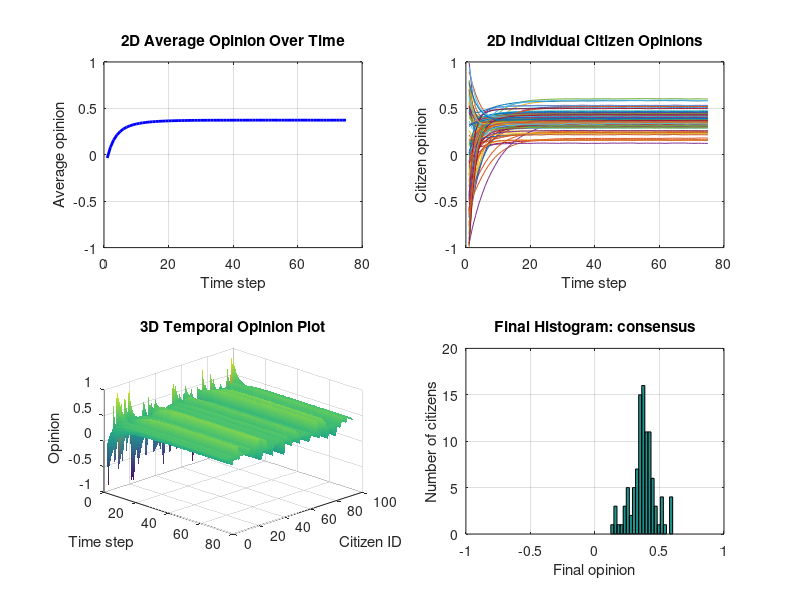

Write MATLAB code to recreate this figure.
% This script simulates how opinions change in a social network.
% Run it from this folder with:
%   octave strong_expert.m

clear;
clc;

fprintf('Opinion Dynamics ABM: AI Learning Assistants\n');
script_file = mfilename('fullpath');
if isempty(script_file)
    script_dir = pwd;
else
    script_dir = fileparts(script_file);
end

output_dir = fullfile(script_dir, '..', 'results');
if exist(output_dir, 'dir') ~= 7
    mkdir(output_dir);
end

scenario_name = 'strong_expert';
fprintf('Scenario: %s\n', scenario_name);

    % These values set the population size and simulation length.
    N = 100;             % The number of citizens is within the required range.
    I = 5;               % The number of influencers is within the required range.
    E = 3;               % The number of education experts is within the required range.
    time_steps = 75;     % The number of time steps is within the required range.

    seed = 2133;

    % These probabilities control how connected the agents are.
    p_cc = 0.08;         % This controls citizen-to-citizen links.
    p_ci = 0.45;         % This controls citizen-to-influencer links.
    p_ce = 0.30;         % This controls citizen-to-expert links.

    % These rates control how strongly opinions move after interaction.
    alpha = 0.05;        % This controls direct citizen influence.
    beta = 0.12;         % This controls neighbour averaging.
    gamma = 0.10;        % This controls expert influence.
    delta = 0.10;        % This controls influencer influence.

    % These values give different agent roles different influence levels.
    citizen_influence = 0.35;
    influencer_strength_value = 1.25;
    expert_strength = 0.75;

    % These ranges describe how much citizens trust each connected agent type.
    trust_cc_min = 0.25;
    trust_cc_max = 0.75;
    trust_ci_min = 0.35;
    trust_ci_max = 0.80;
    trust_ce_min = 0.60;
    trust_ce_max = 0.95;

    seed = 2135;
    gamma = 0.25;
    expert_strength = 1.25;
    p_ce = 0.40;
    trust_ce_min = 0.80;
    trust_ce_max = 1.00;

    fprintf('  agents: citizens=%d, influencers=%d, experts=%d, time steps=%d\n', ...
            N, I, E, time_steps);
    fprintf('  network probabilities: citizen=%.2f, influencer=%.2f, expert=%.2f\n', ...
            p_cc, p_ci, p_ce);
    fprintf('  update rates: alpha=%.2f, beta=%.2f, gamma=%.2f, delta=%.2f\n', ...
            alpha, beta, gamma, delta);

    % The initial opinions and fixed role opinions are created here.
    rand('seed', seed);
    randn('seed', seed);

    % Citizen opinions begin with a mix of negative, neutral, and positive views.
    O_citizens = -1 + 2 * rand(N, 1);

    % Influencers are given stronger opinions so their social effect can be tested.
    base_influencer_opinions = [0.95; 0.90; -0.95; -0.90; 0.95; -0.90; 0.70; -0.70; 0.80; -0.75];
    O_influencers = base_influencer_opinions(1:I);

    % Experts are kept closer to balanced or moderately supportive opinions.
    base_expert_opinions = [0.35; 0.45; 0.50; 0.25; 0.55];
    O_experts = base_expert_opinions(1:E);

    citizen_influence_vector = citizen_influence * ones(N, 1);
    influencer_strength = influencer_strength_value * ones(I, 1);

    % The social network and trust values are generated randomly for each scenario.
    rand('seed', seed + 1000);
    randn('seed', seed + 1000);

    A_cc = double(rand(N, N) < p_cc);
    A_cc = A_cc - diag(diag(A_cc));       % Citizens should not connect to themselves.

    A_ci = double(rand(N, I) < p_ci);
    A_ce = double(rand(N, E) < p_ce);

    T_cc = (trust_cc_min + (trust_cc_max - trust_cc_min) * rand(N, N)) .* A_cc;
    T_ci = (trust_ci_min + (trust_ci_max - trust_ci_min) * rand(N, I)) .* A_ci;
    T_ce = (trust_ce_min + (trust_ce_max - trust_ce_min) * rand(N, E)) .* A_ce;

    % The simulation stores both individual opinions and the population average.
    O = O_citizens;
    opinion_history = zeros(time_steps, N);
    average_history = zeros(time_steps, 1);

    opinion_history(1, :) = O';
    average_history(1) = mean(O);

    for t = 2:time_steps
        O_new = O;

        for i = 1:N
            current_opinion = O(i);

            % A citizen may be directly influenced by one connected citizen.
            neighbours = find(A_cc(i, :) > 0);
            if isempty(neighbours)
                direct_effect = 0;
                average_effect = 0;
            else
                selected_position = ceil(rand * length(neighbours));
                j = neighbours(selected_position);
                trust_ij = T_cc(i, j);

                direct_effect = alpha ...
                              * trust_ij ...
                              * citizen_influence_vector(j) ...
                              * (O(j) - O(i));

                mean_neighbour_opinion = mean(O(neighbours));
                average_effect = beta * (mean_neighbour_opinion - O(i));
            end

            % Connected experts pull opinions toward a more balanced position.
            connected_experts = find(A_ce(i, :) > 0);
            if isempty(connected_experts)
                expert_effect = 0;
            else
                trust_expert = mean(T_ce(i, connected_experts));
                mean_expert_opinion = mean(O_experts(connected_experts));
                expert_effect = gamma ...
                              * trust_expert ...
                              * expert_strength ...
                              * (mean_expert_opinion - current_opinion);
            end

            % Connected influencers can move opinions more strongly.
            connected_influencers = find(A_ci(i, :) > 0);
            if isempty(connected_influencers)
                influencer_effect = 0;
            else
                trust_influencer = mean(T_ci(i, connected_influencers));
                mean_influencer_opinion = mean(O_influencers(connected_influencers));
                mean_influencer_strength = mean(influencer_strength(connected_influencers));
                influencer_effect = delta ...
                                  * trust_influencer ...
                                  * mean_influencer_strength ...
                                  * (mean_influencer_opinion - current_opinion);
            end

            O_new(i) = current_opinion ...
                     + direct_effect ...
                     + average_effect ...
                     + expert_effect ...
                     + influencer_effect;
        end

        % Opinion values are kept inside the allowed range.
        O = max(-1, min(1, O_new));
        opinion_history(t, :) = O';
        average_history(t) = mean(O);
    end

    final_opinions = O;

    % Summary values are used to classify the final opinion pattern.
    final_mean = mean(final_opinions);
    final_std = std(final_opinions);
    final_min = min(final_opinions);
    final_max = max(final_opinions);

    share_positive = mean(final_opinions > 0.35);
    share_negative = mean(final_opinions < -0.35);
    share_neutral = mean(abs(final_opinions) <= 0.20);

    same_sign_links = 0;
    total_links = 0;

    for i = 1:length(final_opinions)
        neighbours = find(A_cc(i, :) > 0);
        for k = 1:length(neighbours)
            j = neighbours(k);
            if sign(final_opinions(i)) == sign(final_opinions(j))
                same_sign_links = same_sign_links + 1;
            end
            total_links = total_links + 1;
        end
    end

    if total_links == 0
        echo_score = 0;
    else
        echo_score = same_sign_links / total_links;
    end

    if final_std < 0.15 && abs(final_mean) > 0.35
        classification = 'consensus';
    elseif share_positive > 0.20 && share_negative > 0.20 && final_std > 0.35
        classification = 'polarization';
    elseif echo_score > 0.65 && final_std > 0.25
        classification = 'echo_chambers';
    elseif final_std > 0.45
        classification = 'fragmentation';
    elseif share_neutral > 0.45
        classification = 'mixed_neutral';
    else
        classification = 'mixed_neutral';
    end

    % Each scenario is shown using the required plots.
    time_axis = 1:time_steps;
    citizen_axis = 1:N;
    scenario_title = strrep(scenario_name, '_', ' ');

    figure('Name', ['Results - ' scenario_title]);

    subplot(2, 2, 1);
    plot(time_axis, average_history, 'b-', 'LineWidth', 2);
    grid on;
    ylim([-1 1]);
    xlabel('Time step');
    ylabel('Average opinion');
    title('2D Average Opinion Over Time');

    subplot(2, 2, 2);
    plot(time_axis, opinion_history);
    grid on;
    ylim([-1 1]);
    xlabel('Time step');
    ylabel('Citizen opinion');
    title('2D Individual Citizen Opinions');

    subplot(2, 2, 3);
    surf(time_axis, citizen_axis, opinion_history');
    shading interp;
    xlabel('Time step');
    ylabel('Citizen ID');
    zlabel('Opinion');
    zlim([-1 1]);
    title('3D Temporal Opinion Plot');
    view(45, 30);

    subplot(2, 2, 4);
    hist(final_opinions, 20);
    grid on;
    xlim([-1 1]);
    xlabel('Final opinion');
    ylabel('Number of citizens');
    title(['Final Histogram: ' classification]);

    drawnow;

    % The combined graph is saved so it can be used in the report or website.
    graph_file = fullfile(output_dir, [scenario_name '_graphs.png']);
    try
        print(graph_file, '-dpng', '-r150');
    catch
        fprintf('  graph image could not be saved, but the figure was created.\n');
    end

    fprintf('  final mean = %.4f, std = %.4f, class = %s\n', ...
            final_mean, final_std, classification);
    fprintf('  positive share = %.2f, negative share = %.2f, neutral share = %.2f, echo score = %.2f\n', ...
            share_positive, share_negative, share_neutral, echo_score);

    if strcmp(classification, 'consensus')
        fprintf('  interpretation: most citizens moved toward a similar opinion.\n');
    elseif strcmp(classification, 'polarization')
        fprintf('  interpretation: both supportive and opposing opinion groups remain strong.\n');
    elseif strcmp(classification, 'fragmentation')
        fprintf('  interpretation: final opinions remain widely spread across the population.\n');
    elseif strcmp(classification, 'echo_chambers')
        fprintf('  interpretation: connected citizens tend to share similar final opinions.\n');
    else
        fprintf('  interpretation: public opinion remains moderate or mixed.\n');
    end
fprintf('\nDone. Graph image saved in ../results\n');
